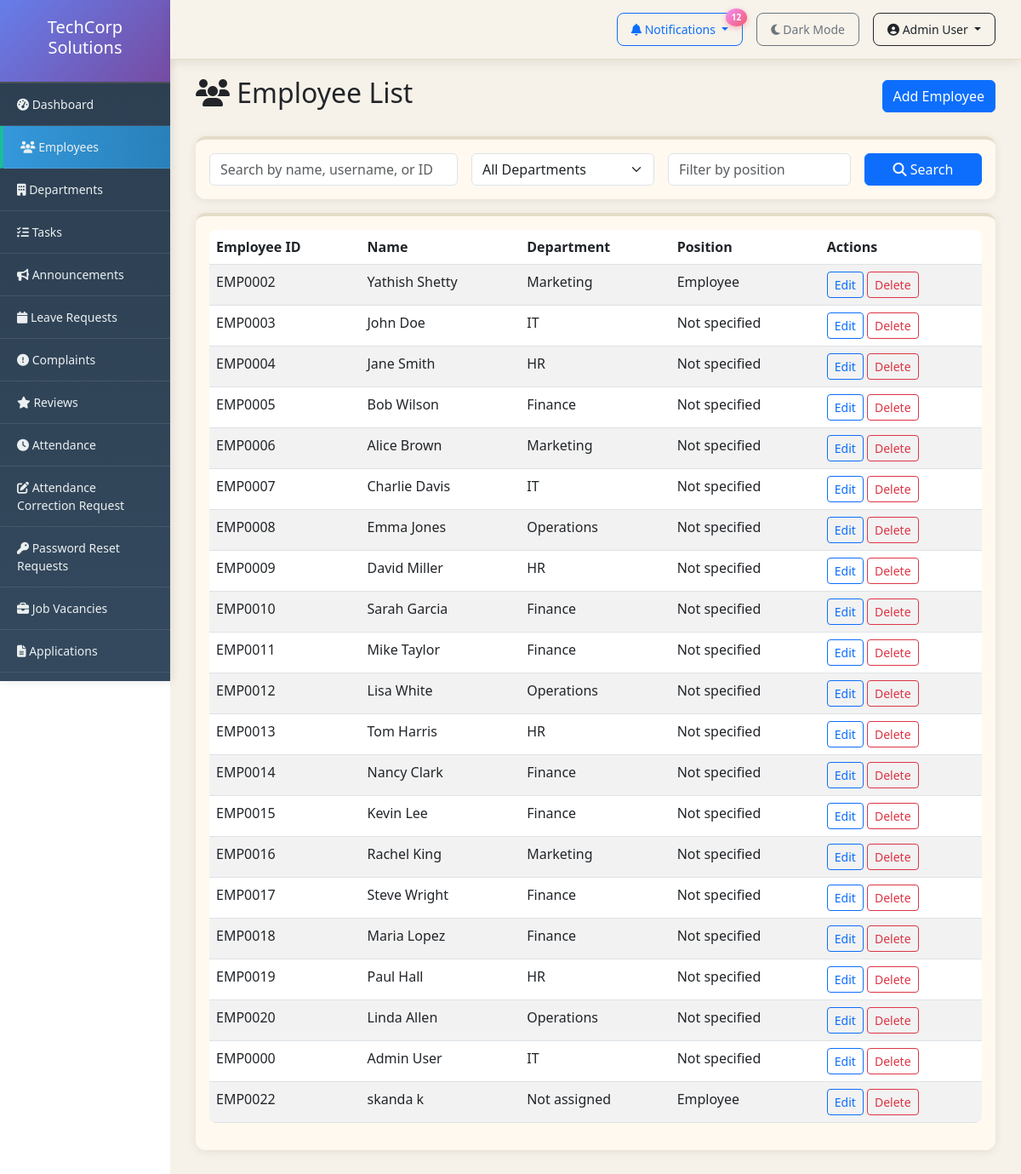
The app's page /admin-panel/employees/ (signed in) with its own data.
### employees/models.py (models this page shows, shortened)
class Employee(models.Model):
    user = models.OneToOneField(User, on_delete=models.CASCADE)
    employee_id = models.CharField(max_length=20, unique=True)
    department = models.ForeignKey(Department, on_delete=models.SET_NULL, null=True)
    role = models.ForeignKey(Role, on_delete=models.SET_NULL, null=True)
    phone = models.CharField(max_length=15)
    date_of_birth = models.DateField(null=True, blank=True)
    date_joined = models.DateField(default=timezone.now)
    address = models.TextField(blank=True)
    profile_picture = models.ImageField(upload_to='profiles/', blank=True)
    position = models.CharField(max_length=100, blank=True)
    is_manager = models.BooleanField(default=False)
    salary = models.DecimalField(max_digits=10, decimal_places=2, null=True, blank=True)
    theme_preference = models.CharField(max_length=10, choices=[('light', 'Light'), ('dark', 'Dark')], default='light')

class Department(models.Model):
    name = models.CharField(max_length=100)
    description = models.TextField(blank=True)
    head = models.ForeignKey('Employee', on_delete=models.SET_NULL, null=True, blank=True, related_name='heading_department')
    created_at = models.DateTimeField(auto_now_add=True)
    def __str__(self):
        return self.name

### employees/views.py (the view, shortened to what this page needs)
# urls.py: path('admin-panel/employees/', views.employee_list, name='employee_list'),
@login_required
@user_passes_test(is_admin)
def employee_list(request):
    employees = Employee.objects.select_related('department', 'role', 'user').all()
    search = request.GET.get('search', '')
    department = request.GET.get('department', '')
    if department:
        employees = employees.filter(department_id=department)
    position = request.GET.get('position', '')
    if position:
        employees = employees.filter(position__icontains=position)
    departments = Department.objects.all()
    return render(request, 'admin/employee_list.html', {
        'employees': employees,
        'departments': departments,
        'search': search,
        'selected_department': department,
        'selected_position': position
    })

### employees/context_processors.py (called while the page is built)
def notifications(request):
    context = {
        'pending_count': 0,
        'leave_count': 0,
        'correction_count': 0,
        'password_reset_count': 0,
    }
    if request.user.is_authenticated and request.user.is_staff:
        leave_count = Leave.objects.filter(status='pending').count()
        correction_count = AttendanceCorrection.objects.filter(status='pending').count()
        password_reset_count = PasswordResetRequest.objects.filter(status='pending').count()
        context.update({
            'leave_count': leave_count,
            'correction_count': correction_count,
            'password_reset_count': password_reset_count,
            'pending_count': leave_count + correction_count + password_reset_count,
        })
    return context

### employees/views.py (called while the page is built)
def is_admin(user):
    return user.is_staff or user.is_superuser

### employees/templates/admin/employee_list.html (shortened to what this page needs)
{% extends 'base.html' %}
{% block content %}
<div class="d-flex justify-content-between align-items-center mb-4">
    <h2><i class="fas fa-users"></i> Employee List</h2>
    <a href="{% url 'employee_add' %}" class="btn btn-primary">Add Employee</a>
</div>
<div class="card mb-3">
    <div class="card-body">
        <form method="get" class="row g-3">
            <div class="col-md-4">
                <input type="text" name="search" class="form-control" placeholder="Search by name, username, or ID" value="{{ search }}">
            </div>
            <div class="col-md-3">
                <select name="department" class="form-select">
                    <option value="">All Departments</option>
                </select>
            </div>
            <div class="col-md-3">
                <input type="text" name="position" class="form-control" placeholder="Filter by position" value="{{ selected_position }}">
            </div>
            <div class="col-md-2">
                <button type="submit" class="btn btn-primary w-100"><i class="fas fa-search"></i> Search</button>
            </div>
        </form>
    </div>
</div>
<div class="card">
    <div class="card-body">
        {% if employees %}
            <div class="table-responsive">
                <table class="table table-striped">
                    <thead>
                        <tr>
                            <th>Employee ID</th>
                            <th>Name</th>
                            <th>Department</th>
                            <th>Position</th>
                            <th>Actions</th>
                        </tr>
                    </thead>
                    <tbody>
                        {% for employee in employees %}
                        <tr>
                            <td>{{ employee.employee_id }}</td>
                            <td>{{ employee.user.get_full_name|default:employee.user.username }}</td>
                            <td>{{ employee.department|default:"Not assigned" }}</td>
                            <td>{{ employee.position|default:"Not specified" }}</td>
                            <td>
                                <a href="{% url 'employee_edit' employee.pk %}" class="btn btn-sm btn-outline-primary">Edit</a>
                                <a href="{% url 'employee_delete' employee.pk %}" class="btn btn-sm btn-outline-danger delete-btn">Delete</a>
                            </td>
                        </tr>
                        {% endfor %}
                    </tbody>
                </table>
            </div>
        {% else %}
            <p class="text-muted text-center">No employees found. Try adjusting your search filters.</p>
        {% endif %}
    </div>
</div>
{% endblock %}

### employees/templates/base.html (shortened to what this page needs)
<!DOCTYPE html>
<html lang="en">
<head>
    <link href="https://cdn.jsdelivr.net/npm/bootstrap@5.3.0/dist/css/bootstrap.min.css" rel="stylesheet">
    <link rel="stylesheet" href="https://cdnjs.cloudflare.com/ajax/libs/font-awesome/6.4.0/css/all.min.css">
</head>
<body>
    <nav class="top-navbar d-flex justify-content-end align-items-center">
        {% if user.is_staff %}
        <div class="dropdown me-3">
            <button class="btn btn-sm btn-outline-primary dropdown-toggle" type="button" data-bs-toggle="dropdown">
                <i class="fas fa-bell"></i> Notifications
                {% if pending_count > 0 %}
                <span class="notification-badge">{{ pending_count }}</span>
                {% endif %}
            </button>
        </div>
        {% endif %}
        <a href="{% url 'toggle_theme' %}" class="btn btn-sm btn-outline-secondary me-3">
            {% if user.is_authenticated and user.employee.theme_preference == 'dark' %}
                <i class="fas fa-sun"></i> Light Mode
            {% else %}
                <i class="fas fa-moon"></i> Dark Mode
            {% endif %}
        </a>
        <div class="dropdown">
            <button class="btn btn-sm btn-outline-dark dropdown-toggle" type="button" data-bs-toggle="dropdown">
                <i class="fas fa-user-circle"></i> {{ user.get_full_name|default:user.username }}
            </button>
        </div>
    </nav>
    <div class="container-fluid">
        <div class="row">
            <div class="col-md-2 sidebar">
                <div class="logo-header">
                    <h5>TechCorp Solutions</h5>
                </div>
                {% if user.is_staff %}
                <a href="{% url 'admin_dashboard' %}"><i class="fas fa-tachometer-alt"></i> Dashboard</a>
                <a href="{% url 'employee_list' %}"><i class="fas fa-users"></i> Employees</a>
                <a href="{% url 'department_list' %}"><i class="fas fa-building"></i> Departments</a>
                <a href="{% url 'task_list' %}"><i class="fas fa-tasks"></i> Tasks</a>
                <a href="{% url 'announcement_list' %}"><i class="fas fa-bullhorn"></i> Announcements</a>
                <a href="{% url 'leave_requests' %}"><i class="fas fa-calendar"></i> Leave Requests</a>
                <a href="{% url 'complaint_list' %}"><i class="fas fa-exclamation-circle"></i> Complaints</a>
                <a href="{% url 'review_list' %}"><i class="fas fa-star"></i> Reviews</a>
                <a href="{% url 'admin_attendance_list' %}"><i class="fas fa-clock"></i> Attendance</a>
                <a href="{% url 'admin_correction_list' %}"><i class="fas fa-edit"></i> Attendance Correction Request</a>
                <a href="{% url 'admin_password_reset_list' %}"><i class="fas fa-key"></i> Password Reset Requests</a>
                <a href="{% url 'vacancy_list' %}"><i class="fas fa-briefcase"></i> Job Vacancies</a>
                <a href="{% url 'application_list' %}"><i class="fas fa-file-alt"></i> Applications</a>
                <a href="{% url 'admin_salary_management' %}"> Salary Management</a>
                {% endif %}
            </div>
            <div class="col-md-10 content">
                {% block content %}{% endblock %}
            </div>
        </div>
    </div>
</body>
</html>

### employees/templates/base.html (style rules this page uses)
* { transition: background-color 0.3s ease, color 0.3s ease; }
body { font-family: 'Segoe UI', Tahoma, Geneva, Verdana, sans-serif; }
.sidebar { position: fixed; top: 0; left: 0; height: 100vh; overflow-y: auto; background: linear-gradient(180deg, #2c3e50 0%, #34495e 100%) !important; padding: 0; width: 16.666667%; box-shadow: 2px 0 10px rgba(0,0,0,0.1); }
.sidebar a { color: #ecf0f1 !important; text-decoration: none; padding: 14px 20px; display: block; border-bottom: 1px solid rgba(255,255,255,0.1); transition: all 0.3s ease; font-size: 14px; }
.sidebar a.active { background: linear-gradient(90deg, #3498db 0%, #2980b9 100%) !important; border-left: 4px solid #1abc9c; padding-left: 20px; }
.sidebar .logo-header { background: linear-gradient(135deg, #667eea 0%, #764ba2 100%) !important; color: white !important; }
.content { padding: 30px; margin-top: 60px; margin-left: 16.666667%; background: #F7F2E9; min-height: calc(100vh - 60px); }
.card { background: #FFF9F0; backdrop-filter: blur(10px); border: none; border-top: 4px solid #E5DCC8; border-radius: 12px; box-shadow: 0 2px 12px rgba(0, 0, 0, 0.08); transition: transform 0.3s ease, box-shadow 0.3s ease; }
.logo-header { background: #2c3e50; color: white; padding: 20px; text-align: center; border-bottom: 2px solid #495057; }
.top-navbar { position: fixed; top: 0; right: 0; left: 16.666667%; z-index: 1000; background: rgba(247, 242, 233, 0.95); border-bottom: 1px solid #E5DCC8; padding: 15px 30px; box-shadow: 0 4px 12px rgba(0,0,0,0.08); backdrop-filter: blur(20px); }
.top-navbar .btn { border-radius: 8px; padding: 8px 16px; font-weight: 500; transition: all 0.3s ease; }
.notification-badge { position: absolute; top: -5px; right: -5px; background: linear-gradient(135deg, #f093fb 0%, #f5576c 100%); color: white; border-radius: 50%; padding: 3px 7px; font-size: 10px; font-weight: bold; box-shadow: 0 2px 6px rgba(245, 87, 108, 0.4); animation: pulse 2s infinite; }
.table { border-radius: 8px; overflow: hidden; }
.form-control { background: white; color: #000; }

### records on screen
Employee: employee_id "EMP0002", user.get_full_name "Yathish Shetty", department "Marketing", position "Employee"
Employee: employee_id "EMP0003", user.get_full_name "John Doe", department "IT", position "Not specified"
Employee: employee_id "EMP0004", user.get_full_name "Jane Smith", department "HR", position "Not specified"
Employee: employee_id "EMP0005", user.get_full_name "Bob Wilson", department "Finance", position "Not specified"
Employee: employee_id "EMP0006", user.get_full_name "Alice Brown", department "Marketing", position "Not specified"
Employee: employee_id "EMP0007", user.get_full_name "Charlie Davis", department "IT", position "Not specified"
Employee: employee_id "EMP0008", user.get_full_name "Emma Jones", department "Operations", position "Not specified"
Employee: employee_id "EMP0009", user.get_full_name "David Miller", department "HR", position "Not specified"
Employee: employee_id "EMP0010", user.get_full_name "Sarah Garcia", department "Finance", position "Not specified"
Employee: employee_id "EMP0011", user.get_full_name "Mike Taylor", department "Finance", position "Not specified"
Employee: employee_id "EMP0012", user.get_full_name "Lisa White", department "Operations", position "Not specified"
Employee: employee_id "EMP0013", user.get_full_name "Tom Harris", department "HR", position "Not specified"
Employee: employee_id "EMP0014", user.get_full_name "Nancy Clark", department "Finance", position "Not specified"
Employee: employee_id "EMP0015", user.get_full_name "Kevin Lee", department "Finance", position "Not specified"
Employee: employee_id "EMP0016", user.get_full_name "Rachel King", department "Marketing", position "Not specified"
Employee: employee_id "EMP0017", user.get_full_name "Steve Wright", department "Finance", position "Not specified"
Employee: employee_id "EMP0018", user.get_full_name "Maria Lopez", department "Finance", position "Not specified"
Employee: employee_id "EMP0019", user.get_full_name "Paul Hall", department "HR", position "Not specified"
Employee: employee_id "EMP0020", user.get_full_name "Linda Allen", department "Operations", position "Not specified"
Employee: employee_id "EMP0000", user.get_full_name "Admin User", department "IT", position "Not specified"
Employee: employee_id "EMP0022", user.get_full_name "skanda k", department "Not assigned", position "Employee"

### other values on screen
{{ pending_count }} "12"
{{ user.get_full_name|default:user.username }} "Admin User"
